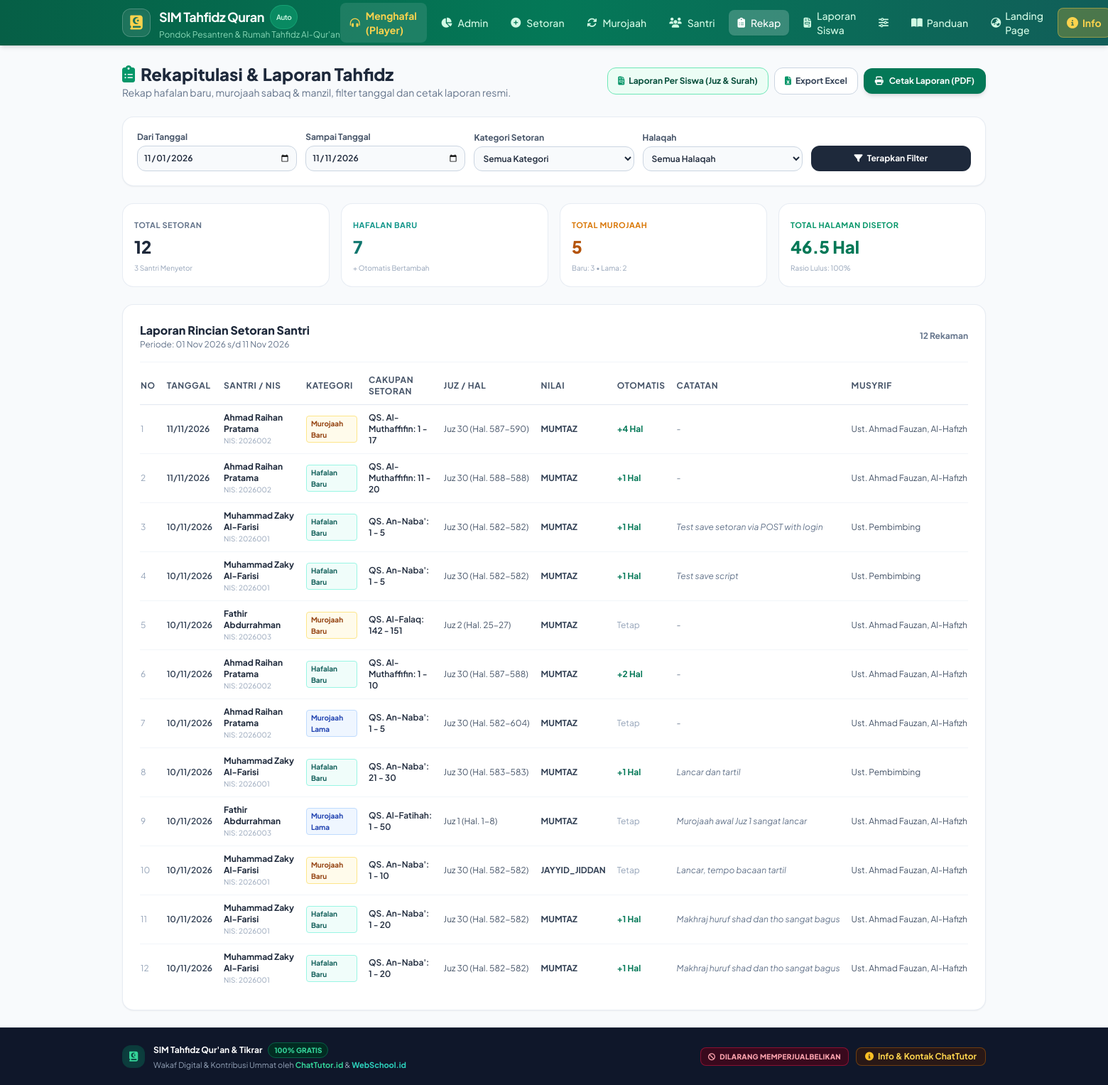
/rekap (signed in), run on the app's committed database.
### tables this page shows
CREATE TABLE pengaturan (
                kunci TEXT PRIMARY KEY,
                nilai TEXT
            );

CREATE TABLE setoran (
                id INTEGER PRIMARY KEY AUTOINCREMENT,
                santri_id INTEGER NOT NULL,
                jenis_setoran TEXT NOT NULL CHECK(jenis_setoran IN ('hafalan_baru', 'murojaah_baru', 'murojaah_sebelumnya')),
                surah_mulai_id INTEGER NOT NULL,
                ayat_mulai INTEGER NOT NULL,
                surah_selesai_id INTEGER NOT NULL,
                ayat_selesai INTEGER NOT NULL,
                halaman_mulai INTEGER NOT NULL,
                halaman_selesai INTEGER NOT NULL,
                juz INTEGER NOT NULL,
                jumlah_halaman REAL NOT NULL DEFAULT 1.0,
                penilaian TEXT NOT NULL CHECK(penilaian IN ('mumtaz', 'jayyid_jiddan', 'jayyid', 'maqbul', 'rasib')),
                status_kelulusan TEXT NOT NULL CHECK(status_kelulusan IN ('lulus', 'ulang')),
                perubahan_otomatis TEXT DEFAULT 'tetap', -- 'tambah', 'kurang', 'tetap'
                catatan TEXT,
                musyrif_nama TEXT,
                tanggal_setoran DATE NOT NULL,
                created_at DATETIME DEFAULT CURRENT_TIMESTAMP,
                FOREIGN KEY (santri_id) REFERENCES santri(id) ON DELETE CASCADE
            );

CREATE TABLE santri (
                id INTEGER PRIMARY KEY AUTOINCREMENT,
                nis TEXT UNIQUE NOT NULL,
                nama TEXT NOT NULL,
                jenis_kelamin TEXT CHECK(jenis_kelamin IN ('L', 'P')) DEFAULT 'L',
                halaqah_id INTEGER,
                target_juz INTEGER DEFAULT 30,
                arah_hafalan TEXT DEFAULT 'juz30_mundur', -- 'juz30_mundur' atau 'juz1_maju'
                terakhir_surah_id INTEGER DEFAULT 78,
                terakhir_ayat INTEGER DEFAULT 0,
                terakhir_halaman INTEGER DEFAULT 582,
                terakhir_juz INTEGER DEFAULT 30,
                total_halaman_hafal REAL DEFAULT 0,
                total_juz_hafal REAL DEFAULT 0,
                status_aktif INTEGER DEFAULT 1,
                foto TEXT,
                created_at DATETIME DEFAULT CURRENT_TIMESTAMP,
                updated_at DATETIME DEFAULT CURRENT_TIMESTAMP,
                FOREIGN KEY (halaqah_id) REFERENCES halaqah(id) ON DELETE SET NULL
            );

### views/rekap.php (the view, shortened to what the rows shown need)
<?php
$db = Database::getConnection();
$startDate = $_GET['start_date'] ?? date('Y-m-01');
$endDate = $_GET['end_date'] ?? date('Y-m-d');
$sql = "
    SELECT st.*, s.nama as santri_nama, s.nis as santri_nis, h.nama as halaqah_nama
    FROM setoran st
    JOIN santri s ON st.santri_id = s.id
    LEFT JOIN halaqah h ON s.halaqah_id = h.id
    WHERE st.tanggal_setoran BETWEEN ? AND ?
";
$params = [$startDate, $endDate];
$sql .= " ORDER BY st.tanggal_setoran DESC, st.id DESC";
$stmt = $db->prepare($sql);
$stmt->execute($params);
$data = $stmt->fetchAll();
?>
<div class="space-y-6">
    <div class="flex flex-col sm:flex-row sm:items-center justify-between gap-4">
        <div>
            <h2 class="text-2xl font-extrabold text-slate-800 flex items-center gap-2">
                <i class="fa-solid fa-clipboard-list text-emerald-600"></i> Rekapitulasi & Laporan Tahfidz
            </h2>
        </div>
    </div>
    <div class="bg-white rounded-2xl shadow-sm border border-slate-200/80 p-5 sm:p-6">
        <?php if (empty($data)): ?>
            <div class="text-center py-12 text-slate-400 text-xs">
                Tidak ada data setoran yang cocok dengan filter yang dipilih.
            </div>
        <?php else: ?>
            <div class="overflow-x-auto">
                <table class="w-full text-left text-xs">
                    <thead>
                        <tr class="border-b border-slate-200 text-slate-600 font-bold uppercase tracking-wider">
                            <th class="pb-2.5 pr-2">No</th>
                            <th class="pb-2.5 px-2">Tanggal</th>
                            <th class="pb-2.5 px-2">Santri / NIS</th>
                            <th class="pb-2.5 px-2">Kategori</th>
                            <th class="pb-2.5 px-2">Cakupan Setoran</th>
                            <th class="pb-2.5 px-2">Juz / Hal</th>
                            <th class="pb-2.5 px-2">Nilai</th>
                            <th class="pb-2.5 px-2">Otomatis</th>
                            <th class="pb-2.5 px-2">Catatan</th>
                            <th class="pb-2.5 pl-2">Musyrif</th>
                        </tr>
                    </thead>
                    <tbody class="divide-y divide-slate-100">
                        <?php foreach ($data as $i => $row):
                            $badgeKategori = match($row['jenis_setoran']) {
                                'hafalan_baru' => ['bg-teal-50 text-teal-800 border-teal-200', 'Hafalan Baru'],
                                'murojaah_baru' => ['bg-amber-50 text-amber-800 border-amber-200', 'Murojaah Baru'],
                                'murojaah_sebelumnya' => ['bg-blue-50 text-blue-800 border-blue-200', 'Murojaah Lama'],
                                default => ['bg-slate-50 text-slate-700', $row['jenis_setoran']]
                            };
                            $autoText = match($row['perubahan_otomatis']) {
                                'tambah' => '<span class="text-emerald-700 font-bold">+'.$row['jumlah_halaman'].' Hal</span>',
                                'kurang' => '<span class="text-rose-700 font-bold">-'.$row['jumlah_halaman'].' Hal</span>',
                                default => '<span class="text-slate-400">Tetap</span>'
                            };
                        ?>
                            <tr class="hover:bg-slate-50/70">
                                <td class="py-2.5 pr-2 text-slate-400"><?= $i + 1 ?></td>
                                <td class="py-2.5 px-2 font-semibold text-slate-700 whitespace-nowrap">
                                    <?= date('d/m/Y', strtotime($row['tanggal_setoran'])) ?>
                                </td>
                                <td class="py-2.5 px-2 font-bold text-slate-800">
                                    <?= htmlspecialchars($row['santri_nama']) ?>
                                    <div class="text-[10px] text-slate-400 font-normal">NIS: <?= htmlspecialchars($row['santri_nis']) ?></div>
                                </td>
                                <td class="py-2.5 px-2">
                                    <span class="inline-block px-1.5 py-0.5 rounded border text-[10px] font-bold <?= $badgeKategori[0] ?>">
                                        <?= $badgeKategori[1] ?>
                                    </span>
                                </td>
                                <td class="py-2.5 px-2 font-semibold text-slate-800">
                                    QS. <?= $row['surah_mulai_nama'] ?>: <?= $row['ayat_mulai'] ?> - <?= $row['ayat_selesai'] ?>
                                </td>
                                <td class="py-2.5 px-2 text-slate-600 whitespace-nowrap">
                                    Juz <?= $row['juz'] ?> (Hal. <?= $row['halaman_mulai'] ?>-<?= $row['halaman_selesai'] ?>)
                                </td>
                                <td class="py-2.5 px-2 uppercase font-bold text-slate-700">
                                    <?= $row['penilaian'] ?>
                                </td>
                                <td class="py-2.5 px-2 whitespace-nowrap">
                                    <?= $autoText ?>
                                </td>
                                <td class="py-2.5 px-2 text-slate-500 italic max-w-xs truncate">
                                    <?= !empty($row['catatan']) ? htmlspecialchars($row['catatan']) : '-' ?>
                                </td>
                                <td class="py-2.5 pl-2 text-slate-600 whitespace-nowrap">
                                    <?= htmlspecialchars($row['musyrif_nama'] ?? 'Musyrif') ?>
                                </td>
                            </tr>
                        <?php endforeach; ?>
                    </tbody>
                </table>
            </div>
        <?php endif; ?>
    </div>
</div>

### views/layout/header.php (shortened to what the rows shown need)
<?php
$namaAplikasi = 'SIM Tahfidz Qur\'an';
$namaPesantren = 'Pondok Pesantren & Rumah Tahfidz';
if (class_exists('App\Database')) {
    try {
        $db = App\Database::getConnection();
        $stmtApp = $db->query("SELECT nilai FROM pengaturan WHERE kunci = 'nama_aplikasi'");
        $valApp = $stmtApp->fetchColumn();
        if ($valApp) $namaAplikasi = $valApp;
        $stmtPes = $db->query("SELECT nilai FROM pengaturan WHERE kunci = 'nama_pesantren'");
        $valPes = $stmtPes->fetchColumn();
        if ($valPes) $namaPesantren = $valPes;
    } catch (\Throwable $e) {}
}
?>
<!DOCTYPE html>
<html lang="id" class="h-full bg-slate-50">
<head>
    <script src="https://cdn.tailwindcss.com"></script>
    <link rel="stylesheet" href="https://cdnjs.cloudflare.com/ajax/libs/font-awesome/6.5.1/css/all.min.css">
</head>
<body class="h-full flex flex-col bg-slate-50 text-slate-800 antialiased pb-20 md:pb-0">
    <header class="bg-gradient-to-r from-emerald-800 via-emerald-700 to-teal-800 text-white shadow-md sticky top-0 z-40 no-print">
        <div class="max-w-7xl mx-auto px-4 sm:px-6 lg:px-8">
            <div class="flex items-center justify-between h-16">
                <div class="flex items-center space-x-3">
                    <a href="player" class="flex items-center space-x-3 group">
                        <div>
                            <h1 class="text-lg font-bold tracking-tight text-white flex items-center gap-2">
                                <?= htmlspecialchars($namaAplikasi) ?>
                                <span class="bg-emerald-500/40 text-emerald-100 text-[10px] px-2 py-0.5 rounded-full font-semibold border border-emerald-400/30">Auto</span>
                            </h1>
                            <p class="text-xs text-emerald-200/80 truncate max-w-[200px] sm:max-w-xs">
                                <?= htmlspecialchars($namaPesantren) ?>
                            </p>
                        </div>
                    </a>
                </div>
            </div>
        </div>
    </header>
    <main class="flex-1 w-full max-w-7xl mx-auto px-4 sm:px-6 lg:px-8 py-6">

### data on the page
pengaturan: nilai "SIM Tahfidz Quran"
pengaturan: nilai "Pondok Pesantren & Rumah Tahfidz Al-Qur'an"
setoran: tanggal_setoran "11/11/2026", santri.nama "Ahmad Raihan Pratama", santri.nis "2026002", jenis_setoran "Murojaah Baru", surah_mulai_nama "Al-Muthaffifin", ayat_mulai "1", ayat_selesai "17", juz "30", halaman_mulai "587", halaman_selesai "590", penilaian "MUMTAZ", perubahan_otomatis+jumlah_halaman "+4 Hal", musyrif_nama "Ust. Ahmad Fauzan, Al-Hafizh"
setoran: tanggal_setoran "11/11/2026", santri.nama "Ahmad Raihan Pratama", santri.nis "2026002", jenis_setoran "Hafalan Baru", surah_mulai_nama "Al-Muthaffifin", ayat_mulai "11", ayat_selesai "20", juz "30", halaman_mulai "588", halaman_selesai "588", penilaian "MUMTAZ", perubahan_otomatis+jumlah_halaman "+1 Hal", musyrif_nama "Ust. Ahmad Fauzan, Al-Hafizh"
setoran: tanggal_setoran "10/11/2026", santri.nama "Muhammad Zaky Al-Farisi", santri.nis "2026001", jenis_setoran "Hafalan Baru", surah_mulai_nama "An-Naba'", ayat_mulai "1", ayat_selesai "5", juz "30", halaman_mulai "582", halaman_selesai "582", penilaian "MUMTAZ", perubahan_otomatis+jumlah_halaman "+1 Hal", catatan "Test save setoran via POST with login", musyrif_nama "Ust. Pembimbing"
setoran: tanggal_setoran "10/11/2026", santri.nama "Muhammad Zaky Al-Farisi", santri.nis "2026001", jenis_setoran "Hafalan Baru", surah_mulai_nama "An-Naba'", ayat_mulai "1", ayat_selesai "5", juz "30", halaman_mulai "582", halaman_selesai "582", penilaian "MUMTAZ", perubahan_otomatis+jumlah_halaman "+1 Hal", catatan "Test save script", musyrif_nama "Ust. Pembimbing"
setoran: tanggal_setoran "10/11/2026", santri.nama "Fathir Abdurrahman", santri.nis "2026003", jenis_setoran "Murojaah Baru", surah_mulai_nama "Al-Falaq", ayat_mulai "142", ayat_selesai "151", juz "2", halaman_mulai "25", halaman_selesai "27", penilaian "MUMTAZ", perubahan_otomatis "Tetap", musyrif_nama "Ust. Ahmad Fauzan, Al-Hafizh"
setoran: tanggal_setoran "10/11/2026", santri.nama "Ahmad Raihan Pratama", santri.nis "2026002", jenis_setoran "Hafalan Baru", surah_mulai_nama "Al-Muthaffifin", ayat_mulai "1", ayat_selesai "10", juz "30", halaman_mulai "587", halaman_selesai "588", penilaian "MUMTAZ", perubahan_otomatis+jumlah_halaman "+2 Hal", musyrif_nama "Ust. Ahmad Fauzan, Al-Hafizh"
setoran: tanggal_setoran "10/11/2026", santri.nama "Ahmad Raihan Pratama", santri.nis "2026002", jenis_setoran "Murojaah Lama", surah_mulai_nama "An-Naba'", ayat_mulai "1", ayat_selesai "5", juz "30", halaman_mulai "582", halaman_selesai "604", penilaian "MUMTAZ", perubahan_otomatis "Tetap", musyrif_nama "Ust. Ahmad Fauzan, Al-Hafizh"
setoran: tanggal_setoran "10/11/2026", santri.nama "Muhammad Zaky Al-Farisi", santri.nis "2026001", jenis_setoran "Hafalan Baru", surah_mulai_nama "An-Naba'", ayat_mulai "21", ayat_selesai "30", juz "30", halaman_mulai "583", halaman_selesai "583", penilaian "MUMTAZ", perubahan_otomatis+jumlah_halaman "+1 Hal", catatan "Lancar dan tartil", musyrif_nama "Ust. Pembimbing"
setoran: tanggal_setoran "10/11/2026", santri.nama "Fathir Abdurrahman", santri.nis "2026003", jenis_setoran "Murojaah Lama", surah_mulai_nama "Al-Fatihah", ayat_mulai "1", ayat_selesai "50", juz "1", halaman_mulai "1", halaman_selesai "8", penilaian "MUMTAZ", perubahan_otomatis "Tetap", catatan "Murojaah awal Juz 1 sangat lancar", musyrif_nama "Ust. Ahmad Fauzan, Al-Hafizh"
setoran: tanggal_setoran "10/11/2026", santri.nama "Muhammad Zaky Al-Farisi", santri.nis "2026001", jenis_setoran "Murojaah Baru", surah_mulai_nama "An-Naba'", ayat_mulai "1", ayat_selesai "10", juz "30", halaman_mulai "582", halaman_selesai "582", penilaian "JAYYID_JIDDAN", perubahan_otomatis "Tetap", catatan "Lancar, tempo bacaan tartil", musyrif_nama "Ust. Ahmad Fauzan, Al-Hafizh"
setoran: tanggal_setoran "10/11/2026", santri.nama "Muhammad Zaky Al-Farisi", santri.nis "2026001", jenis_setoran "Hafalan Baru", surah_mulai_nama "An-Naba'", ayat_mulai "1", ayat_selesai "20", juz "30", halaman_mulai "582", halaman_selesai "582", penilaian "MUMTAZ", perubahan_otomatis+jumlah_halaman "+1 Hal", catatan "Makhraj huruf shad dan tho sangat bagus", musyrif_nama "Ust. Ahmad Fauzan, Al-Hafizh"

### other printed values
$totalSetoran "12"
count($uniqueSantri) "3"
$totalBaru "7"
$totalMurojaahBaru + $totalMurojaahLama "5"
$totalMurojaahBaru "3"
$totalMurojaahLama "2"
$totalHalaman "46.5"
